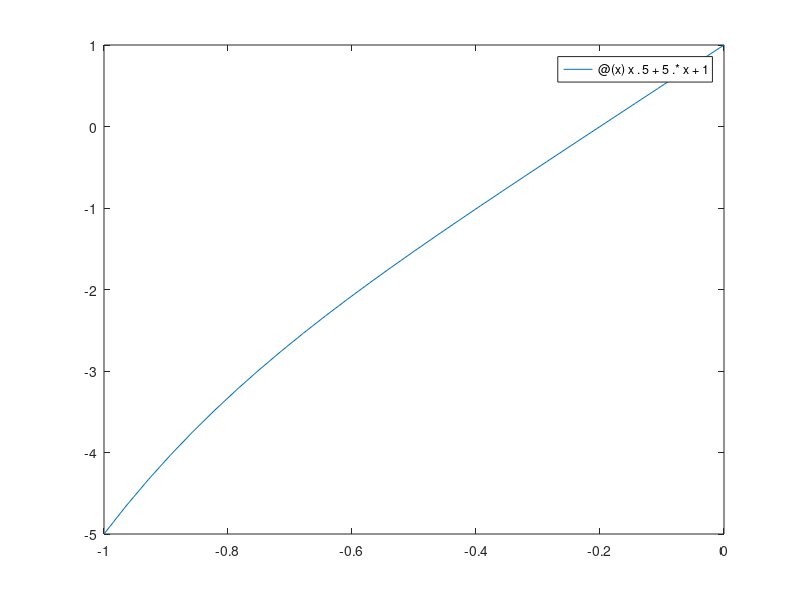

Write MATLAB code to recreate this figure. (Note: this script raises an error after producing the figure.)
% first function
fig1 = figure; 
fplot(@(x) x.^5 + 5.*x + 1, [-1, 0])
hold on
yline(0, '--r')
title('f(x) = x^5 + 5x + 1')
xlabel('x')
ylabel('f(x)')
hold off
datacursormode(fig1, 'on'); 

% second function
fig2 = figure; 
fplot(@(x) atan(x) + atan(10.*x) - 0.75, [0, 1])
hold on
yline(0, '--r')
title('g(x) = arctan(x) + arctan(10x) - 0.75')
xlabel('x')
ylabel('g(x)')
hold off
datacursormode(fig2, 'on');
